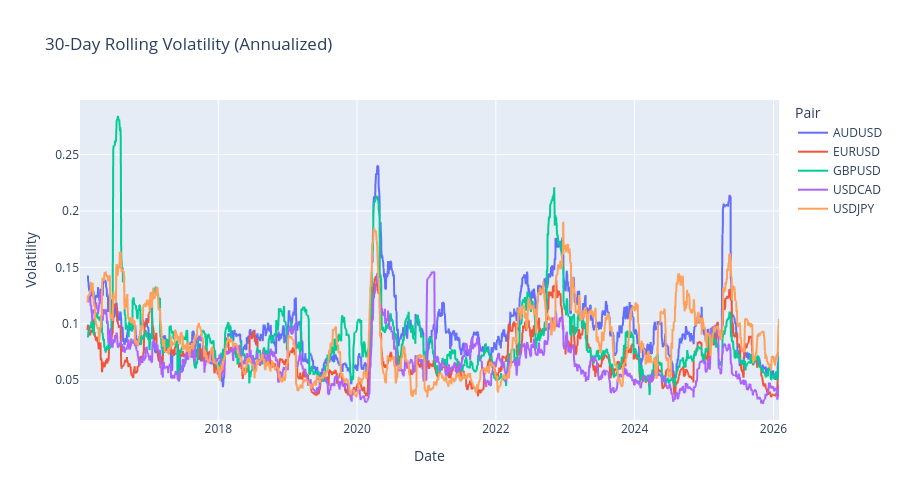

Write notebook code for a chart like this one.
### Markdown cell above
### Key Insight: Correlation Analysis

Pairs that are highly correlated move together. Trading multiple correlated pairs increases risk!

### Code cell
# Volatility over time (30-day rolling)
rolling_vol = returns.rolling(window=30).std() * np.sqrt(252)  # Annualized

fig = px.line(rolling_vol, 
              title='30-Day Rolling Volatility (Annualized)',
              labels={'value': 'Volatility', 'Date': 'Date'})
fig.update_layout(height=500)
fig.show()

### Figure 1 — Plotly figure (JSON) as saved in the notebook; plotly's stock layout.template omitted (floating-point values rounded to 4 significant figures; data arrays with more than 128 entries replaced by an {"elided": "..."} marker saying what was removed)
{"data": [{"hovertemplate": "Pair=AUDUSD<br>Date=%{x}<br>Volatility=%{y}<extra></extra>", "legendgroup": "AUDUSD", "line": {"color": "#636efa", "dash": "solid"}, "marker": {"symbol": "circle"}, "mode": "lines", "name": "AUDUSD", "showlegend": true, "type": "scattergl", "x": {"elided": "2622 str values"}, "xaxis": "x", "y": {"elided": "2622 float values"}, "yaxis": "y"}, {"hovertemplate": "Pair=EURUSD<br>Date=%{x}<br>Volatility=%{y}<extra></extra>", "legendgroup": "EURUSD", "line": {"color": "#EF553B", "dash": "solid"}, "marker": {"symbol": "circle"}, "mode": "lines", "name": "EURUSD", "showlegend": true, "type": "scattergl", "x": {"elided": "2622 str values"}, "xaxis": "x", "y": {"elided": "2622 float values"}, "yaxis": "y"}, {"hovertemplate": "Pair=GBPUSD<br>Date=%{x}<br>Volatility=%{y}<extra></extra>", "legendgroup": "GBPUSD", "line": {"color": "#00cc96", "dash": "solid"}, "marker": {"symbol": "circle"}, "mode": "lines", "name": "GBPUSD", "showlegend": true, "type": "scattergl", "x": {"elided": "2622 str values"}, "xaxis": "x", "y": {"elided": "2622 float values"}, "yaxis": "y"}, {"hovertemplate": "Pair=USDCAD<br>Date=%{x}<br>Volatility=%{y}<extra></extra>", "legendgroup": "USDCAD", "line": {"color": "#ab63fa", "dash": "solid"}, "marker": {"symbol": "circle"}, "mode": "lines", "name": "USDCAD", "showlegend": true, "type": "scattergl", "x": {"elided": "2622 str values"}, "xaxis": "x", "y": {"elided": "2622 float values"}, "yaxis": "y"}, {"hovertemplate": "Pair=USDJPY<br>Date=%{x}<br>Volatility=%{y}<extra></extra>", "legendgroup": "USDJPY", "line": {"color": "#FFA15A", "dash": "solid"}, "marker": {"symbol": "circle"}, "mode": "lines", "name": "USDJPY", "showlegend": true, "type": "scattergl", "x": {"elided": "2622 str values"}, "xaxis": "x", "y": {"elided": "2622 float values"}, "yaxis": "y"}], "layout": {"height": 500, "legend": {"title": {"text": "Pair"}, "tracegroupgap": 0}, "title": {"text": "30-Day Rolling Volatility (Annualized)"}, "xaxis": {"anchor": "y", "domain": [0, 1], "title": {"text": "Date"}}, "yaxis": {"anchor": "x", "domain": [0, 1], "title": {"text": "Volatility"}}}}
